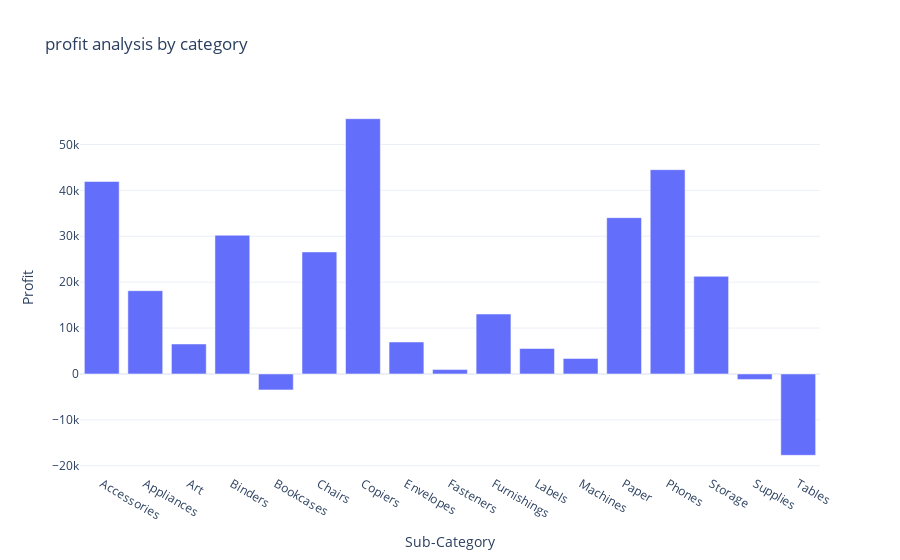

Notebook source saved alongside this figure:
### Markdown cell above
## Profit analysis by sub_category

### Code cell
profit_by_category=df.groupby('Sub-Category')['Profit'].sum().reset_index()
fig=ex.bar(profit_by_category,x='Sub-Category',y='Profit',title="profit analysis by category")
fig.show()

### Figure 1 — Plotly figure (JSON) as saved in the notebook; plotly's stock layout.template omitted (floating-point values rounded to 4 significant figures)
{"data": [{"alignmentgroup": "True", "hovertemplate": "Sub-Category=%{x}<br>Profit=%{y}<extra></extra>", "legendgroup": "", "marker": {"color": "#636efa", "pattern": {"shape": ""}}, "name": "", "offsetgroup": "", "orientation": "v", "showlegend": false, "textposition": "auto", "type": "bar", "x": ["Accessories", "Appliances", "Art", "Binders", "Bookcases", "Chairs", "Copiers", "Envelopes", "Fasteners", "Furnishings", "Labels", "Machines", "Paper", "Phones", "Storage", "Supplies", "Tables"], "xaxis": "x", "y": [41940.0, 18140.0, 6528.0, 30220.0, -3473.0, 26590.0, 55620.0, 6964.0, 949.5, 13060.0, 5546.0, 3385.0, 34050.0, 44520.0, 21280.0, -1189.0, -17730.0], "yaxis": "y"}], "layout": {"barmode": "relative", "legend": {"tracegroupgap": 0}, "title": {"text": "profit analysis by category"}, "xaxis": {"anchor": "y", "domain": [0, 1], "title": {"text": "Sub-Category"}}, "yaxis": {"anchor": "x", "domain": [0, 1], "title": {"text": "Profit"}}}}
